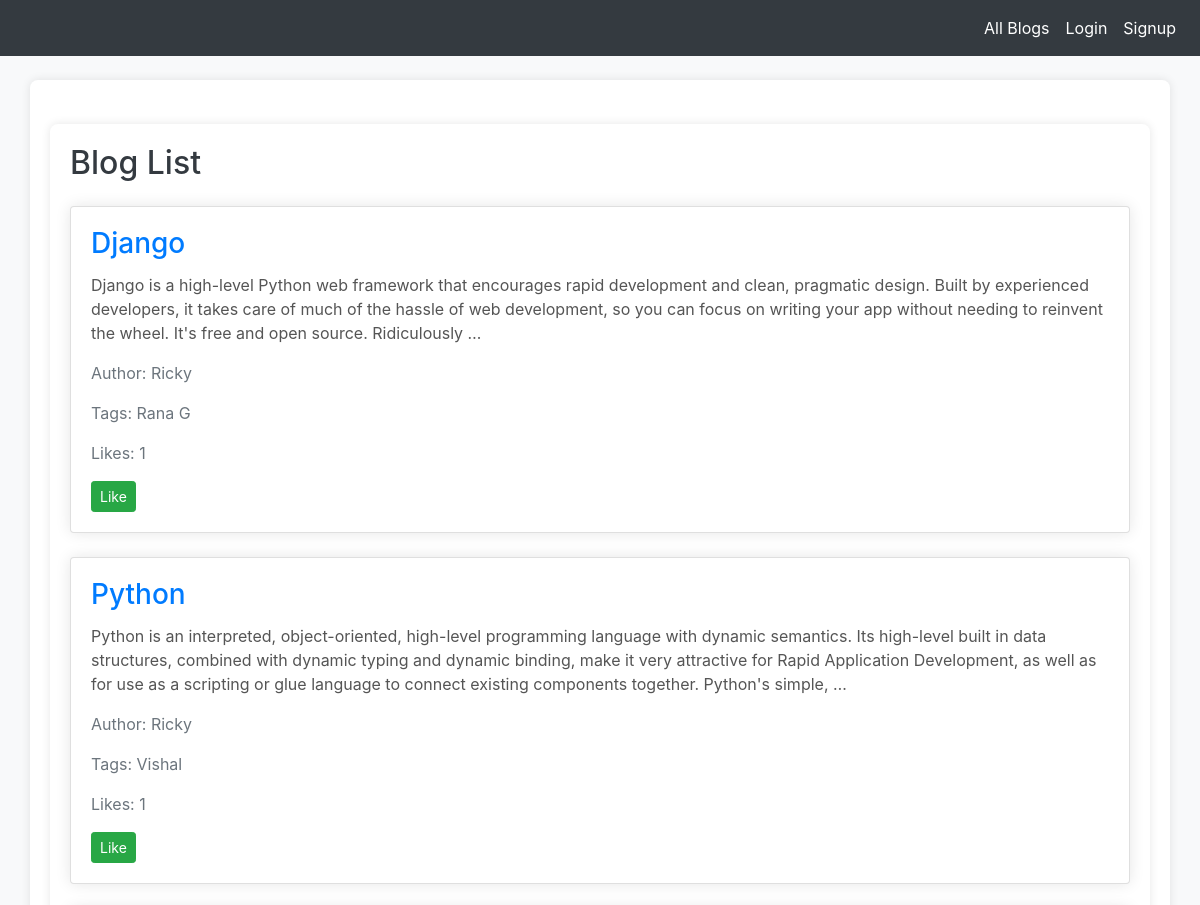
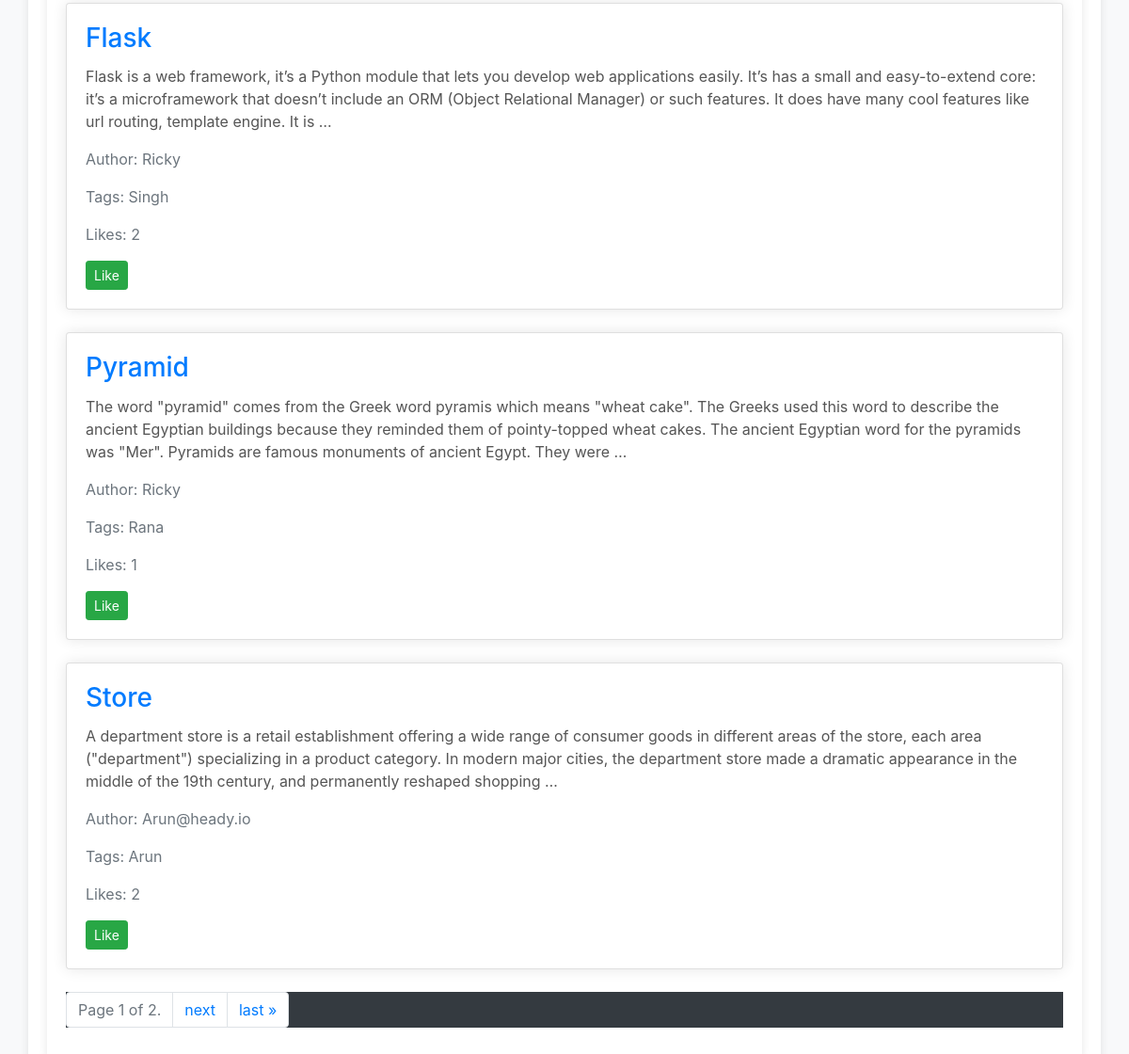
The page / on the database its author committed (2 pictures, top to bottom).
### blog/models.py (models this page shows)
class Blog(models.Model):
    title = models.CharField(max_length=255)
    content = models.TextField()
    author = models.ForeignKey(User, on_delete=models.CASCADE)
    tags = models.ManyToManyField(Tag)
    created_at = models.DateTimeField(auto_now_add=True)
    likes = models.ManyToManyField(User, related_name='liked_blogs', blank=True)

class Tag(models.Model):
    name = models.CharField(max_length=50)

### blog/views.py (the view)
# urls.py: path('', blog_list, name='blog_list'),
def blog_list(request):
    blogs = Blog.objects.all()
    paginator = Paginator(blogs, 5)
    page_number = request.GET.get('page', 1)
    page_obj = paginator.get_page(page_number)
    return render(request, 'blog/blog_list.html', {'page_obj': page_obj})

### blog/templates/blog/blog_list.html (shortened to what this page needs)
{% extends 'base.html' %}
{% block content %}
  <div class="container mt-4">
    <h2 class="mb-4">Blog List</h2>
    {% for blog in page_obj %}
      <div class="card mb-4">
        <div class="card-body">
          <h3 class="card-title"><a href="{% url 'blog_detail' blog.id %}" class="blog-link">{{ blog.title }}</a></h3>
          <p class="card-text blog-excerpt">{{ blog.content|truncatewords:50 }}</p>
          <p class="card-text text-muted">Author: {{ blog.author.username }}</p>
          <p class="card-text text-muted">Tags: {% for tag in blog.tags.all %}{{ tag.name }}{% if not forloop.last %}, {% endif %}{% endfor %}</p>
          <p class="card-text text-muted">Likes: <span id="likeCount{{ blog.id }}">{{ blog.likes.count }}</span></p>
          <button onclick="likeBlog({{ blog.id }})" class="btn btn-primary btn-sm like-btn">Like</button>
        </div>
      </div>
    {% endfor %}
    <nav aria-label="Page navigation">
      <ul class="pagination">
        <li class="page-item disabled">
          <span class="page-link">Page {{ page_obj.number }} of {{ page_obj.paginator.num_pages }}.</span>
        </li>
        {% if page_obj.has_next %}
          <li class="page-item">
            <a class="page-link" href="?page={{ page_obj.next_page_number }}" aria-label="Next">
              next
            </a>
          </li>
          <li class="page-item">
            <a class="page-link" href="?page={{ page_obj.paginator.num_pages }}" aria-label="Last">
              last &raquo;
            </a>
          </li>
        {% endif %}
      </ul>
    </nav>
  </div>
{% endblock %}

### blog/templates/base.html (shortened to what this page needs)
<!DOCTYPE html>
<html lang="en">
<head>
    <link rel="stylesheet" href="https://maxcdn.bootstrapcdn.com/bootstrap/4.0.0/css/bootstrap.min.css">
</head>
<body>
    <nav class="navbar navbar-expand-lg navbar-dark fixed-top">
        <div class="collapse navbar-collapse" id="navbarNav">
            <ul class="navbar-nav ml-auto">
                <li class="nav-item">
                    <a class="nav-link" href="{% url 'blog_list' %}">All Blogs</a>
                </li>
                {% if user.is_authenticated %}
                <li class="nav-item">
                    <a class="nav-link" href="{% url 'logout' %}">Logout</a>
                </li>
                {% else %}
                <li class="nav-item">
                    <a class="nav-link" href="{% url 'login' %}">Login</a>
                </li>
                <li class="nav-item">
                    <a class="nav-link" href="{% url 'signup' %}">Signup</a>
                </li>
                {% endif %}
            </ul>
        </div>
    </nav>
    <div class="container mt-4">
        {% block content %}
        {% endblock %}
    </div>
</body>
</html>

### blog/templates/base.html (style rules this page uses)
body { padding-top: 56px; background-color: #f8f9fa; }
nav { background-color: #343a40; }
.navbar-brand, .navbar-toggler, .navbar-nav .nav-item .nav-link { color: #ffffff; }
.container { background-color: #ffffff; border-radius: 8px; box-shadow: 0 0 10px rgba(0, 0, 0, 0.1); margin-top: 20px; padding: 20px; }
h2 { color: #343a40; }
.blog-link { color: #007bff; text-decoration: none; }
.blog-excerpt { color: #555; }
.like-btn { background-color: #28a745; border-color: #28a745; color: #ffffff; }
.container { margin-top: 20px; }
.card { box-shadow: 0 0 15px rgba(0, 0, 0, 0.1); }
.card-title { color: #007bff; }

### rows shown on the page
Blog: title "Django", content "Django is a high-level Python web framework that encourages rapid development and clean, pragmatic design. Built by experienced developers, it takes care of much of the hassle of web development, so you can focus on writing your app without needing to reinvent the wheel. It's free and open source. Ridiculously …", author.username "Ricky", likes.count "1"
Tag: name "Rana G"
Blog: title "Python", content "Python is an interpreted, object-oriented, high-level programming language with dynamic semantics. Its high-level built in data structures, combined with dynamic typing and dynamic binding, make it very attractive for Rapid Application Development, as well as for use as a scripting or glue language to connect existing components together. Python's simple, …", author.username "Ricky", likes.count "1"
Tag: name "Vishal"
Blog: title "Flask", content "Flask is a web framework, it’s a Python module that lets you develop web applications easily. It’s has a small and easy-to-extend core: it’s a microframework that doesn’t include an ORM (Object Relational Manager) or such features. It does have many cool features like url routing, template engine. It is …", author.username "Ricky", likes.count "2"
Tag: name "Singh"
Blog: title "Pyramid", content "The word \"pyramid\" comes from the Greek word pyramis which means \"wheat cake\". The Greeks used this word to describe the ancient Egyptian buildings because they reminded them of pointy-topped wheat cakes. The ancient Egyptian word for the pyramids was \"Mer\". Pyramids are famous monuments of ancient Egypt. They were …", author.username "Ricky", likes.count "1"
Tag: name "Rana"
Blog: title "Store", content "A department store is a retail establishment offering a wide range of consumer goods in different areas of the store, each area (\"department\") specializing in a product category. In modern major cities, the department store made a dramatic appearance in the middle of the 19th century, and permanently reshaped shopping …", author.username "Arun@heady.io", likes.count "2"
Tag: name "Arun"

### other values the page prints
{{ page_obj.number }} "1"
{{ page_obj.paginator.num_pages }} "2"
